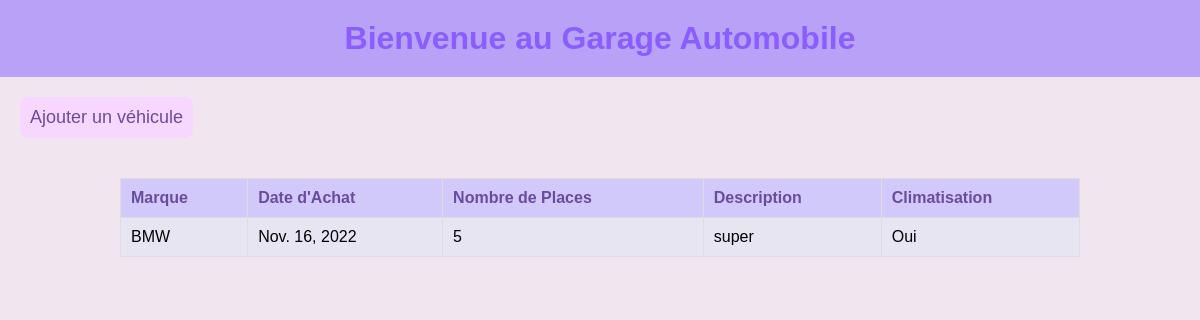
Before: / with the older database file.
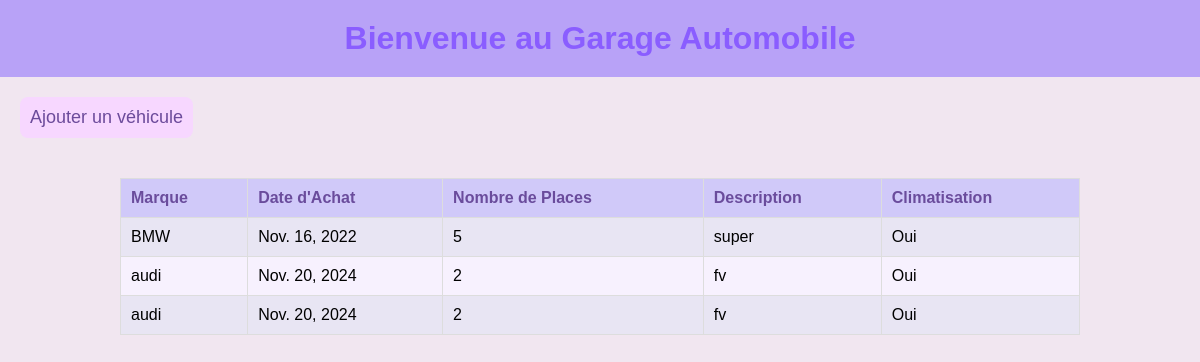
After: the same page with the newer database file.
### vehicules/models.py (models this page shows, shortened)
class Vehicule(models.Model):
    marque = models.CharField(max_length=100)
    date_achat = models.DateField()
    nb_places = models.IntegerField()
    description = models.TextField()
    longueur = models.FloatField()
    climatisation = models.BooleanField()

### vehicules/views.py (the view)
# urls.py: path('', views.index, name='index'),
def index(request):
    vehicules = Vehicule.objects.all()
    return render(request, 'vehicules/index.html', {'vehicules': vehicules})

### vehicules/templates/vehicules/index.html (shortened to what this page needs)
<!DOCTYPE html>
<html lang="fr">
<head>
</head>
<body>
    <h1>Bienvenue au Garage Automobile</h1>
    <a href="{% url 'ajouter_vehicule' %}">Ajouter un véhicule</a>
    <table>
        <thead>
            <tr>
                <th>Marque</th>
                <th>Date d'Achat</th>
                <th>Nombre de Places</th>
                <th>Description</th>
                <th>Climatisation</th>
            </tr>
        </thead>
        <tbody>
            {% for vehicule in vehicules %}
            <tr>
                <td>{{ vehicule.marque }}</td>
                <td>{{ vehicule.date_achat }}</td>
                <td>{{ vehicule.nb_places }}</td>
                <td>{{ vehicule.description }}</td>
                <td>{% if vehicule.climatisation %}Oui{% else %}Non{% endif %}</td>
            </tr>
            {% endfor %}
        </tbody>
    </table>
</body>
</html>

### vehicules/templates/vehicules/index.html (style rules this page uses)
body { background-color: #f1e6f0; font-family: Arial, sans-serif; margin: 0; padding: 0; }
h1 { color: #8a5dff; text-align: center; padding: 20px; background-color: #b8a2f7; margin: 0; }
a { color: #6c4b9b; text-decoration: none; font-size: 18px; padding: 10px; display: inline-block; margin: 20px; background-color: #f7d7ff; border-radius: 8px; }
table { width: 80%; margin: 20px auto; border-collapse: collapse; }
th, td { padding: 10px; text-align: left; border: 1px solid #ddd; }
th { background-color: #d0c9f9; color: #6a4c9c; }
tr:nth-child(even) { background-color: #f7f1fe; }
tr:nth-child(odd) { background-color: #e8e5f3; }

Changed rows visible on the page:
added Vehicule: marque "audi", date_achat "Nov. 20, 2024", nb_places "2", description "fv", climatisation "Oui"
added Vehicule: marque "audi", date_achat "Nov. 20, 2024", nb_places "2", description "fv", climatisation "Oui"
